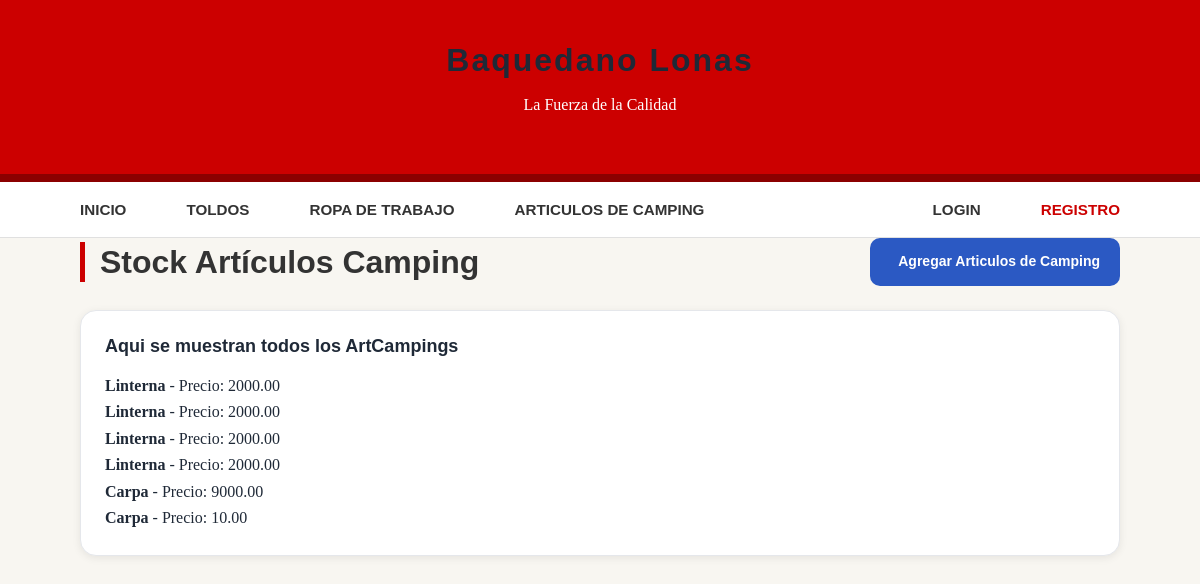
The app's page /ArtCamping/ with its own data.
### user/models.py (models this page shows, shortened)
class ArtCamping(models.Model):
    nombre = models.CharField(max_length=50)
    precio = models.DecimalField(max_digits=10, decimal_places=2)

### user/views.py (the view)
# urls.py: path("ArtCamping/", views.artc, name="ArtCamping"),
def artc(request):
    articulo= ArtCamping.objects.all()
    contexto = {"articulo":articulo}
    return render(request, "user/ArtCamping.html", contexto)

### user/templates/user/ArtCamping.html (shortened to what this page needs)
{% extends "user/base.html" %}
{% block content %}
<div class="container">
  <div class="page-header my-4">
    <h1 class="page-header__title" style="color: #333; border-left: 5px solid #CC0000; padding-left: 15px; font-weight: 700;">
        Stock Artículos Camping
    </h1>
    <div class="d-flex mt-4" style="gap: 80px;">
        <a href="{% url 'ArtCampingFormulario' %}" class="btn">
             Agregar Articulos de Camping
        </a>
    </div>
</div>
  <div class="card">
    <h2 class="card__title">Aqui se muestran todos los ArtCampings</h2>
    <ul class="card__list">
      {% for t in articulo %}
      <li class="card__list-item">
        <strong>{{ t.nombre }}</strong> - Precio: {{ t.precio }}
      </li>
      {% empty %}
      <li class="card__list-item">No hay ArtCamping disponibles.</li>
      {% endfor %}
  </div>
</div>
{% endblock %}

### user/static/user/css/base.css (style rules this page uses)
:root { --color-bg: #f8f6f1; --color-surface: #ffffff; --color-border: #e5e7eb; --color-text: #1f2937; --color-muted: #6b7280; --color-primary: #2b59c3; --color-primary-hover: #1e44a0; --color-accent: #f59e0b; --color-danger: #dc2626; --color-success: #16a34a; --radius-sm: 6px; --radius-md: 10px; --radius-lg: 16px; --space-1: 4px; --space-2: 8px; --space-3: 12px; --space-4: 16px; --space-5: 24px; --space-6: 32px; --space-7: 48px; --space-8: 64px; --shadow-sm: 0 2px 8px rgba(0, 0, 0, 0.08); --shadow-md: 0 4px 16px rgba(0, 0, 0, 0.12); --font-body: "Source Serif 4", "Georgia", serif; --font-heading: "Montserrat", "Arial", sans-serif; --font-mono: "Fira Code", "Courier New", monospace; --font-size-sm: 0.875rem; --font-size-base: 1rem; --font-size-lg: 1.125rem; --font-size-xl: 1.5rem; --font-size-2xl: 2rem; }
*, *::before, *::after { box-sizing: border-box; margin: 0; padding: 0; }
html { scroll-behavior: smooth; }
body { font-family: var(--font-body); font-size: var(--font-size-base); background-color: var(--color-bg); color: var(--color-text); line-height: 1.65; -webkit-font-smoothing: antialiased; }
ul, ol { list-style: none; }
a { color: inherit; text-decoration: none; }
h1, h2, h3, h4, h5, h6 { font-family: var(--font-heading); font-weight: 700; line-height: 1.25; color: var(--color-text); margin-bottom: var(--space-3); }
h1 { font-size: var(--font-size-2xl); }
h2 { font-size: var(--font-size-xl); }
.container { width: min(100% - 32px, 1040px); margin-inline: auto; }

### user/static/user/css/components.css (style rules this page uses)
.btn { display: inline-flex; align-items: center; justify-content: center; gap: var(--space-2); padding: 10px 18px; border-radius: var(--radius-md); background-color: var(--color-primary); color: #ffffff; font-family: var(--font-heading); font-size: var(--font-size-sm); font-weight: 600; border: 2px solid transparent; cursor: pointer; text-decoration: none; transition: background 0.15s, transform 0.1s, box-shadow 0.15s; white-space: nowrap; }
.card { background-color: var(--color-surface); border: 1px solid var(--color-border); border-radius: var(--radius-lg); padding: var(--space-5); box-shadow: var(--shadow-sm); transition: box-shadow 0.2s, transform 0.2s; }
.card__title { font-size: var(--font-size-lg); margin-bottom: var(--space-2); }

### user/static/user/css/pages.css (style rules this page uses)
.page-header { display: flex; align-items: center; justify-content: space-between; flex-wrap: wrap; gap: var(--space-3); margin-bottom: var(--space-5); }
.page-header__title { margin-bottom: 0; }

### records on screen
ArtCamping: nombre "Linterna", precio "2000.00"
ArtCamping: nombre "Linterna", precio "2000.00"
ArtCamping: nombre "Linterna", precio "2000.00"
ArtCamping: nombre "Linterna", precio "2000.00"
ArtCamping: nombre "Carpa", precio "9000.00"
ArtCamping: nombre "Carpa", precio "10.00"
